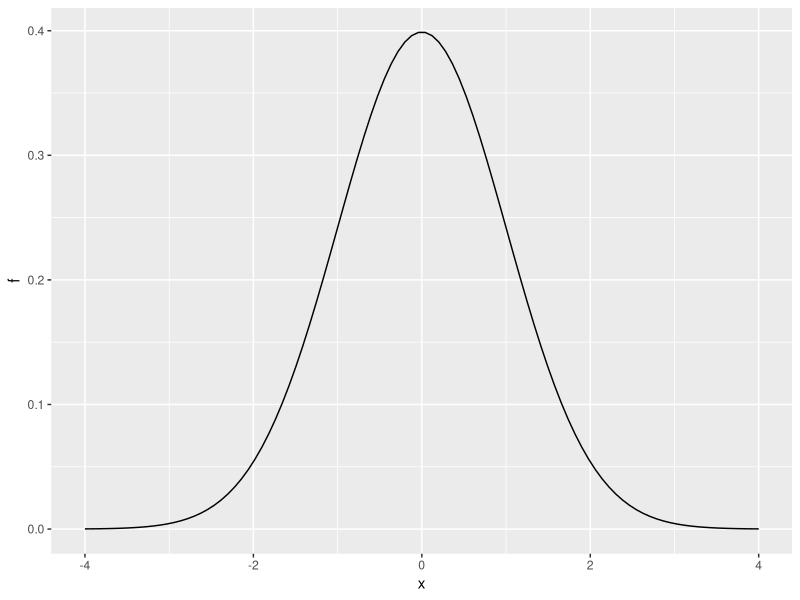

Generate this figure with R:
library(tidyverse)
x <- seq(-4, 4, length = 100)
data.frame(x, f = dnorm(x)) %>%
  ggplot(aes(x, f)) +
  geom_line()
#dnorm(z, mu, sigma)